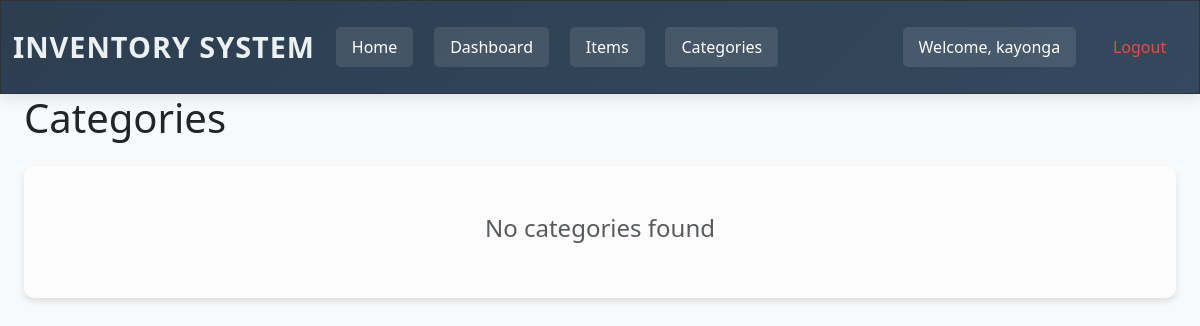
Page /categories/ (signed in) on the earlier database version.
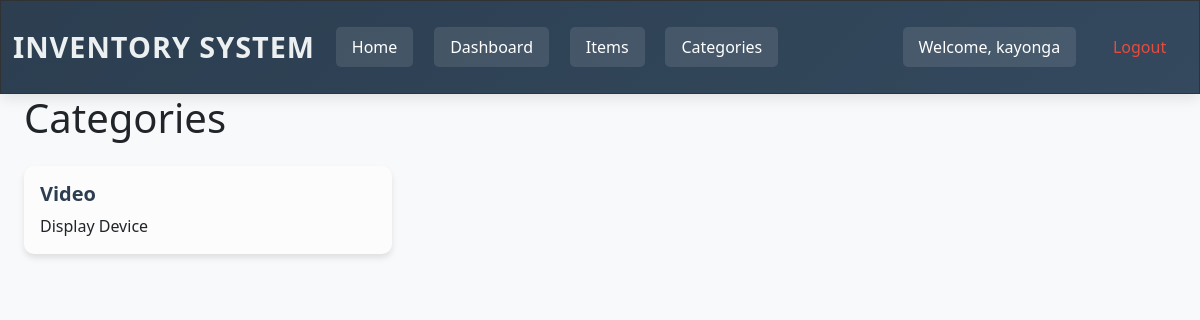
Same page on the later database version.
### inventory/models.py (models this page shows, shortened)
class Category(models.Model):
    name = models.CharField(max_length=100, unique=True)
    description = models.TextField(blank=True)
    created_at = models.DateTimeField(auto_now_add=True)
    updated_at = models.DateTimeField(auto_now=True)
    class Meta:
        verbose_name_plural = "Categories"
        ordering = ['name']

### inventory/views.py (the view)
# urls.py: path("categories/", CategoryListView.as_view(), name="category-list"),
class CategoryListView(ListView):
    model = Category
    template_name = "inventory/category_list.html"
    context_object_name = "categories"

### inventory/templates/inventory/category_list.html
{% extends 'inventory/base.html' %} {% block content %}
<div class="container-fluid">
  <div class="row">
    <div class="col-12">
      <h1 class="mb-4">Categories</h1>
      {% if categories %}
      <div class="row">
        {% for category in categories %}
        <div class="col-md-4 mb-4">
          <div class="card">
            <div class="card-body">
              <h5 class="card-title">{{ category.name }}</h5>
              <p class="card-text">
                {{ category.description|default:"No description" }}
              </p>
            </div>
          </div>
        </div>
        {% endfor %}
      </div>
      {% else %}
      <div class="card">
        <div class="card-body text-center py-5">
          <h4 class="text-muted">No categories found</h4>
        </div>
      </div>
      {% endif %}
    </div>
  </div>
</div>
{% endblock content %}

Differences in the rows shown:
added Category: name "Video", description "Display Device"
Other differences:
text no longer shown: "No categories found"
